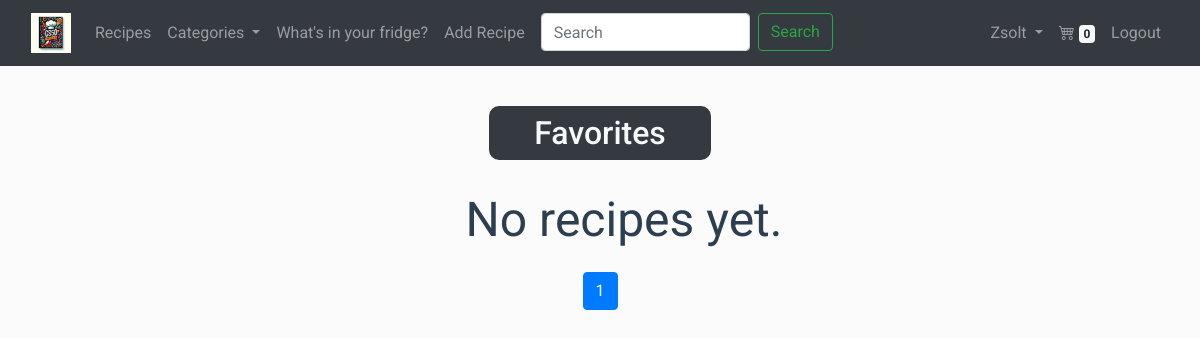
Before: /favorites/ (signed in) with the older database file.
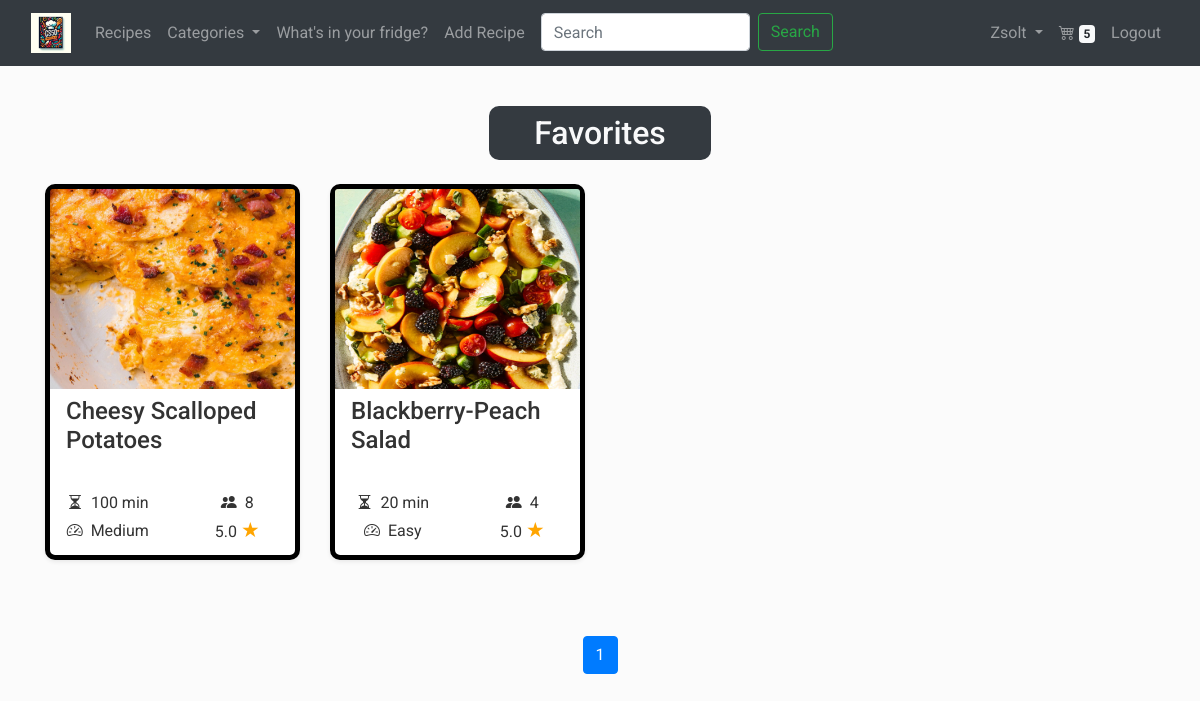
After: the same page with the newer database file.
### recepies/models.py (models this page shows, shortened)
class Recipe(models.Model):
  title = models.CharField(max_length=128)
  serving = models.PositiveIntegerField()
  preparation_time = models.PositiveIntegerField()
  difficulty = models.CharField(
    max_length=6,
    choices=DifficultyLevel.choices,
    default=DifficultyLevel.EASY
  )
  raw_ingredients = models.TextField()
  ingredients = models.ManyToManyField(Ingredient, related_name='recipes')
  preparation = models.TextField()
  image = models.ImageField(upload_to='recepies/', null=True, blank=True)
  categories = models.ManyToManyField(Category, related_name='recipes')
  ratings = models.JSONField(default=dict)
  average_rating = models.FloatField(default=0.0)
  created_at = models.DateTimeField(auto_now_add=True)
  creator = models.ForeignKey(User, on_delete=models.CASCADE, related_name="creator_recipe")
  comments = models.ManyToManyField('Comment', related_name="comments_on_recipe", blank=True)

### recepies/views.py (the view)
# urls.py: path('favorites/', views.list_favorites, name='favorites'),
def list_favorites(request):
    categories, shopping_list_items_count = get_categories_and_shopping_list_count(request.user)
    favorites = Favorite.objects.filter(user=request.user).select_related('recipe')
    paginated_favorites, page_range, last_two_pages = paginate_with_page_range(request, [fav.recipe for fav in favorites], per_page=12)
    return render(request, 'recepies/favorites.html', {
        'categories': categories, 'recipes': paginated_favorites, 'page_range': page_range, 'last_two_pages': last_two_pages, 'shopping_list_items_count': shopping_list_items_count,
    })

### recepies/utils.py (called while the page is built)
def paginate_with_page_range(request, queryset, per_page):
    paginator = Paginator(queryset, per_page)
    page = request.GET.get('page')
    try:
        paginated_queryset = paginator.page(page)
    except PageNotAnInteger:
        paginated_queryset = paginator.page(1)
    except EmptyPage:
        paginated_queryset = paginator.page(paginator.num_pages)
    current_page = paginated_queryset.number
    last_page = paginator.num_pages
    window = 2
    start_page = max(current_page - window, 1)
    end_page = min(current_page + window, last_page) + 1
    page_range = range(start_page, end_page)
    if last_page > 2:
        last_two_pages = range(last_page - 1, last_page + 1)
    else:
        last_two_pages = range(1, last_page + 1)
    return paginated_queryset, page_range, last_two_pages

### recepies/templates/recepies/favorites.html
{% extends "recepies/layout.html" %}
{% block body_class %}recipes-background{% endblock %}
{% block content %}
<h2 class="category-title  mt-4 ml-auto mr-auto  mb-4 p-2 text-center text-light bg-dark">Favorites</h2>
{% include "recepies/recipe_cards.html" with object_list=recipes %}
{% include "recepies/pagination.html" with object_list=recipes %}
{% endblock %}

### recepies/templates/recepies/layout.html (shortened to what this page needs)
{% load static %}
<!DOCTYPE html>
<html lang="en" >
  <head>
    <link
      rel="stylesheet"
      href="https://stackpath.bootstrapcdn.com/bootstrap/4.4.1/css/bootstrap.min.css"
    />
    <link rel="stylesheet" href="https://cdnjs.cloudflare.com/ajax/libs/font-awesome/6.5.1/css/all.min.css" />
    <link href="https://cdn.jsdelivr.net/npm/bootstrap-icons@1.9.1/font/bootstrap-icons.css" rel="stylesheet">
    <link href="{% static 'recepies/style.css' %}" rel="stylesheet" />
  </head>
  <body class="{% block body_class %}{% endblock %}">
    <nav class="navbar navbar-expand-lg navbar-dark bg-dark">
        <div class="container-fluid">
            <a class="navbar-brand" href="{% url 'index' %}">
                <img src="{% static 'recepies/images/Colorful_book.webp' %}" alt="Logo" style="height: 40px;">
            </a>
            <div class="collapse navbar-collapse" id="navbarNav">
                <ul class="navbar-nav me-auto">
                    <li class="nav-item">
                        <a class="nav-link" href="{% url 'index' %}">Recipes</a>
                    </li>
                    <li class="nav-item dropdown">
                        <a class="nav-link dropdown-toggle" href="#" id="navbarDropdownMenuLink" role="button" data-toggle="dropdown" aria-haspopup="true" aria-expanded="false">
                            Categories
                        </a>
                    </li>
                        <li class="nav-item">
                            <a class="nav-link" href="{% url 'your_fridge' %}">What's in your fridge?</a>
                        </li>
                        {% if user.is_authenticated %}
                            <li class="nav-item">
                                <a class="nav-link" href="{% url 'recipe_add' %}">Add Recipe</a>
                            </li>
                        {% endif %}
                        <li class="nav-item">
                            <form action="{% url 'search' %}" method="get" class="d-flex">
                                <input  name="query" class="form-control ml-2 search-input" type="search" placeholder="Search" aria-label="Search">
                                <button class="btn btn-outline-success ml-2 my-sm-0" type="submit">Search</button>
                            </form>
                        </li>
                    </ul>
                    <ul class="navbar-nav ml-auto">
                        {% if user.is_authenticated %}
                        <li class="nav-item dropdown">
                            <a class="nav-link dropdown-toggle" href="#" id="navbarDropdownMenuLink" role="button" data-toggle="dropdown" aria-haspopup="true" aria-expanded="false">
                                {{ user.username }}
                            </a>
                        </li>
                        <li class="nav-item">
                            <a class="dropdown-item nav-link" href="{% url 'view_shopping_list' %}"><i class="bi bi-cart4"></i>  <span class="badge badge-light">{{shopping_list_items_count}}</span></a>
                        </li>
                        <li class="nav-item">
                            <a class="nav-link" href="{% url 'logout' %}">Logout</a>
                        </li>
                    {% endif %}
                </ul>
            </div>
        </div>
    </nav>
    <div class="container pt-3 {% block container_class %}{% endblock %}">
        {% block content %}
        {% endblock %}
    </div>
  </body>
</html>

### recepies/templates/recepies/recipe_cards.html (shortened to what this page needs)
{% if not object_list %}
<p class="ml-5 no-recipes">No recipes yet.</p>
{% else %}
<div class="row pb-5 mb-1">
  {% for recipe in object_list%}
  <div class="col-lg-3 col-md-6 mb-4 mb-lg-0">
    <div class="card recipe-card shadow-sm  mb-4">
      <div class="card-body p-0">
        <img
          class="w-100 card-img-top img-fluid"
          src="{{ recipe.image.url }}"
          alt="{{ recipe.title }}"
          style="width: 300px; height: 200px;"
        />
        <div class="p-2">
          <h4 class="card-title mb-4 pl-2"  style="height: 70px;">{{ recipe.title|truncatechars:30 }}</h4>
          <div class="row ">
              <div class="col-6 d-flex align-items-center justify-content-center">
                  <i class="bi bi-hourglass-split"></i>
                  <span class="ml-2">{{ recipe.preparation_time }} min</span>
              </div>
              <div class="col-6 d-flex align-items-center justify-content-center">
                  <i class="bi bi-people-fill"></i>
                  <span class="ml-2">{{ recipe.serving }}</span>
              </div>
              <div class="col-6 d-flex align-items-center justify-content-center">
                  <i class="bi bi-speedometer2"></i>
                  <span class="ml-2">{{ recipe.difficulty }}</span>
              </div>
              <div class="col-6 d-flex align-items-center justify-content-center">
                  <p class="mb-0">{{ recipe.average_rating|floatformat:1 }} <span class="star-orange" style="font-size: 1.3rem">&#9733;</span></p>
              </div>
          </div>
        </div>
      </div>
    </div>
  </div>
  {% endfor %}
</div>
{% endif %}

Changed rows visible on the page:
now on this page (row unchanged): Recipe: image (picture), title "Cheesy Scalloped Potatoes", preparation_time "100", serving "8", difficulty "Medium", average_rating "5.0"
added Recipe: image (picture), title "Blackberry-Peach Salad", preparation_time "20", serving "4", difficulty "Easy", average_rating "5.0"
Other visible differences:
{{ shopping_list_items_count }}: "0" → "5"
text no longer shown: "No recipes yet."
